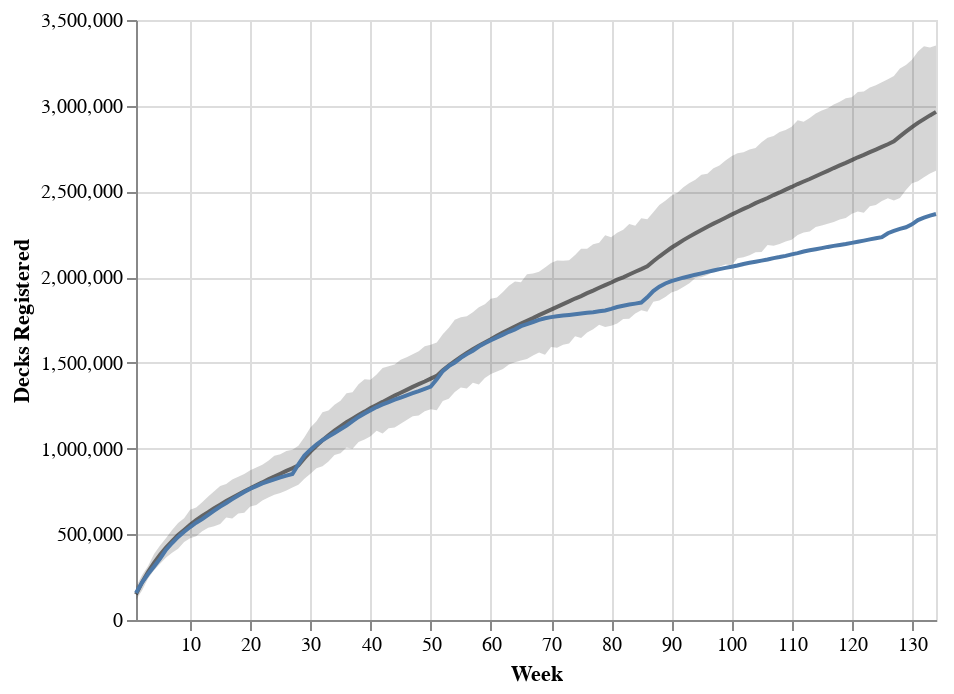

Source (notebook cell):
### Code cell
chart_prediction_2 = plot_prior_predictor_altair(model_7, model_data)
chart_prediction_2.properties(width="container").save(
    "./altair_output/prediction_2.json"
)
chart_prediction_2

### Figure 1 — Vega-Lite specification as saved in the notebook (floating-point values rounded to 4 significant figures; data arrays with more than 128 entries replaced by an {"elided": "..."} marker saying what was removed)
{"config": {"view": {"continuousWidth": 400, "continuousHeight": 300}}, "layer": [{"mark": {"type": "area", "color": "#333333", "opacity": 0.2}, "encoding": {"tooltip": [{"type": "quantitative", "field": "Total_scaled", "format": ",.0f", "title": "Registered Decks"}, {"type": "quantitative", "field": "max_posterior_predictor", "format": ",.0f", "title": "Model Max"}, {"type": "quantitative", "field": "mean_posterior_predictor", "format": ",.0f", "title": "Model Mean"}, {"type": "quantitative", "field": "min_posterior_predictor", "format": ",.0f", "title": "Model Min"}], "x": {"type": "quantitative", "field": "Week_nr", "scale": {"domain": [1, 134], "nice": false, "zero": false}, "title": "Week"}, "y": {"type": "quantitative", "field": "min_posterior_predictor", "title": "Decks Registered"}, "y2": {"field": "max_posterior_predictor"}}}, {"mark": {"type": "line", "color": "#333333", "opacity": 0.7}, "encoding": {"tooltip": [{"type": "quantitative", "field": "Total_scaled", "format": ",.0f", "title": "Registered Decks"}, {"type": "quantitative", "field": "max_posterior_predictor", "format": ",.0f", "title": "Model Max"}, {"type": "quantitative", "field": "mean_posterior_predictor", "format": ",.0f", "title": "Model Mean"}, {"type": "quantitative", "field": "min_posterior_predictor", "format": ",.0f", "title": "Model Min"}], "x": {"type": "quantitative", "field": "Week_nr", "scale": {"domain": [1, 134], "nice": false, "zero": false}, "title": "Week"}, "y": {"type": "quantitative", "field": "mean_posterior_predictor"}}}, {"mark": "line", "encoding": {"tooltip": [{"type": "quantitative", "field": "Total_scaled", "format": ",.0f", "title": "Registered Decks"}, {"type": "quantitative", "field": "max_posterior_predictor", "format": ",.0f", "title": "Model Max"}, {"type": "quantitative", "field": "mean_posterior_predictor", "format": ",.0f", "title": "Model Mean"}, {"type": "quantitative", "field": "min_posterior_predictor", "format": ",.0f", "title": "Model Min"}], "x": {"type": "quantitative", "field": "Week_nr", "scale": {"domain": [1, 134], "nice": false, "zero": false}, "title": "Week"}, "y": {"type": "quantitative", "field": "Total_scaled"}}}], "data": {"name": "data-1ccf51bce4239b2a1e4632976de13683"}, "$schema": "https://vega.github.io/schema/vega-lite/v4.8.1.json", "datasets": {"data-1ccf51bce4239b2a1e4632976de13683": {"elided": "134 records"}}}
